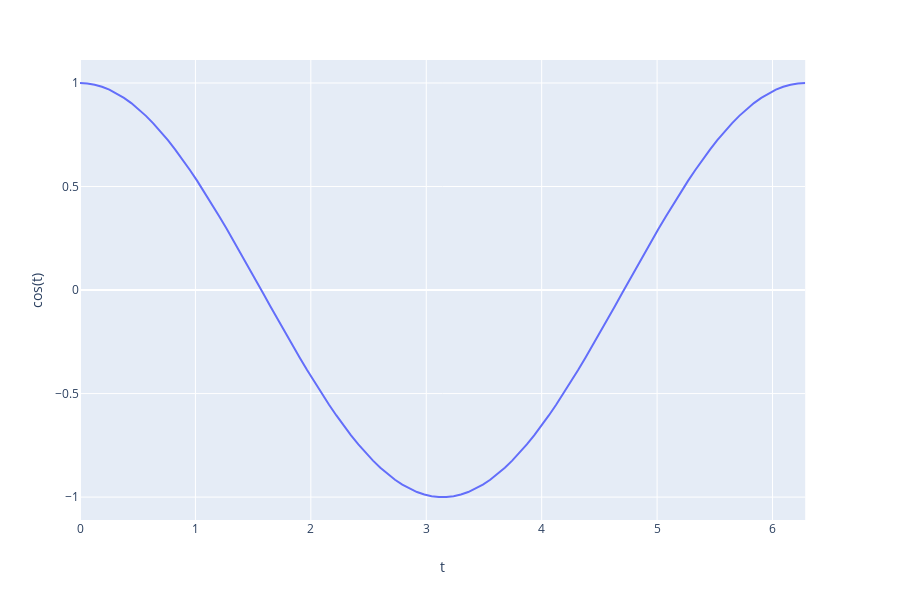

Notebook code cell kept with this figure:
### Code cell
fig = px.line(x=x, y=np.cos(x), labels={'x':'t', 'y':'cos(t)'})
fig.show()
